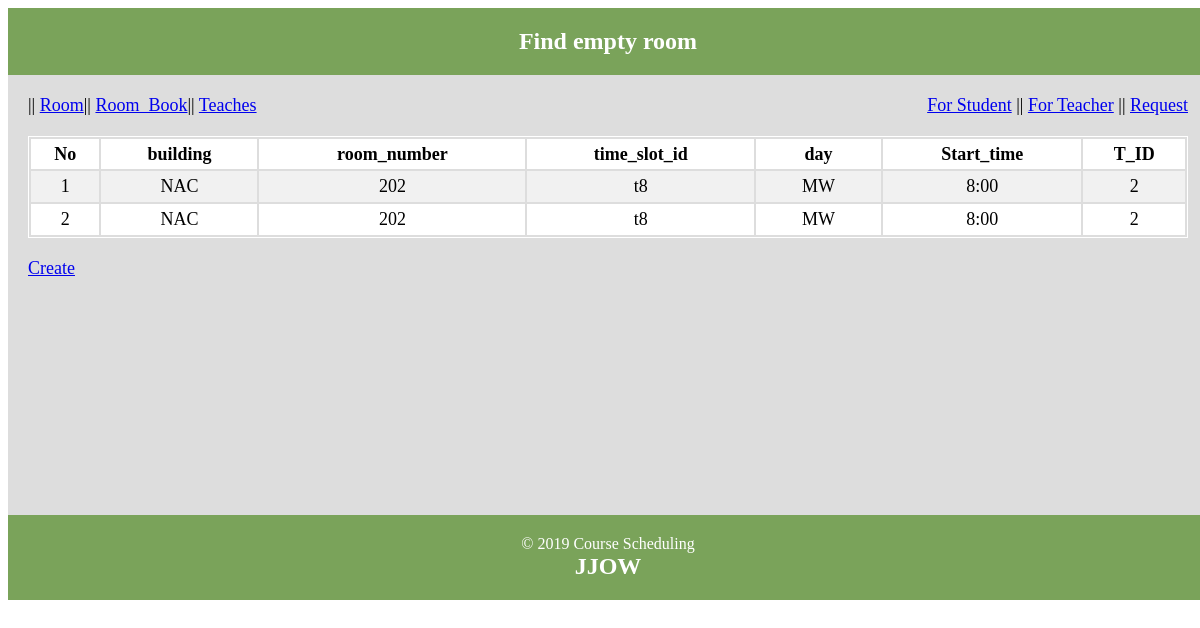
The page /room_statusv.php on the database its author committed.
### tables this page shows
CREATE TABLE `book_room` (
  `building` varchar(20) DEFAULT NULL,
  `room_number` varchar(20) DEFAULT NULL,
  `time_slot_id` varchar(8) DEFAULT NULL,
  `day` varchar(5) DEFAULT NULL,
  `Start_time` varchar(10) DEFAULT NULL,
  `T_ID` char(10) DEFAULT NULL
);

### classes/Room_status.php (called while the page is built, shortened)
<?php
include "DB.php";
class Room_status {
    protected $table='book_room';
public function readAll(){
       $sql = "SELECT * FROM $this->table";
       $stmt = DB::prepare($sql);
       $stmt->execute();
       return $stmt ->fetchAll();
  }
  }
?>

### classes/DB.php (called while the page is built, shortened)
<?php
      class DB
      {
             private static $pdo;
             public static function connection(){
              if(!isset(self::$pdo))
            {
                  try{
                    self::$pdo = new PDO('mysql:host='.DB_HOST.';dbname='.DB_NAME,DB_USER,DB_PASS);
                }
                catch(PDOException $e)
                {
                   echo $e->getMessage();
                }
            }
                return self::$pdo;
          }
            public static function prepare($sql)
            {
              return self::connection()->prepare($sql);
            }
      }
?>

### room_statusv.php (the view, shortened to what this page needs)
<?php include "inc/headerrRoom_status.php"; ?>
    <?php
    $user = new Room_status(); ?>
<section class="mainright">
  <table class="tblone">
    <tr>
        <th>No</th>
        <th>building</th>
        <th>room_number</th>
        <th>time_slot_id</th>
        <th>day</th>
        <th>Start_time</th>
        <th>T_ID</th>
    </tr>
    <?php
  $i = 0;
    foreach ($user->readAll() as $key => $value) {
        $i++;
?>
    <tr>
        <td><?php echo $i; ?></td>
        <td><?php echo $value['building'];?></td>
        <td><?php echo $value['room_number'];?></td>
        <td><?php echo $value['time_slot_id'];?></td>
        <td><?php echo $value['day'];?></td>
        <td><?php echo $value['Start_time'];?></td>
        <td><?php echo $value['T_ID'];?></td>
    </tr>
<?php } ?>
  </table>
</section>
<a href="room_statusedit.php">Create</a>
<?php include "inc/footerr.php"; ?>

### rows shown on the page
book_room: building "NAC", room_number "202", time_slot "t8", day "MW", Start_time "8:00", T_ID "2"
book_room: building "NAC", room_number "202", time_slot "t8", day "MW", Start_time "8:00", T_ID "2"
